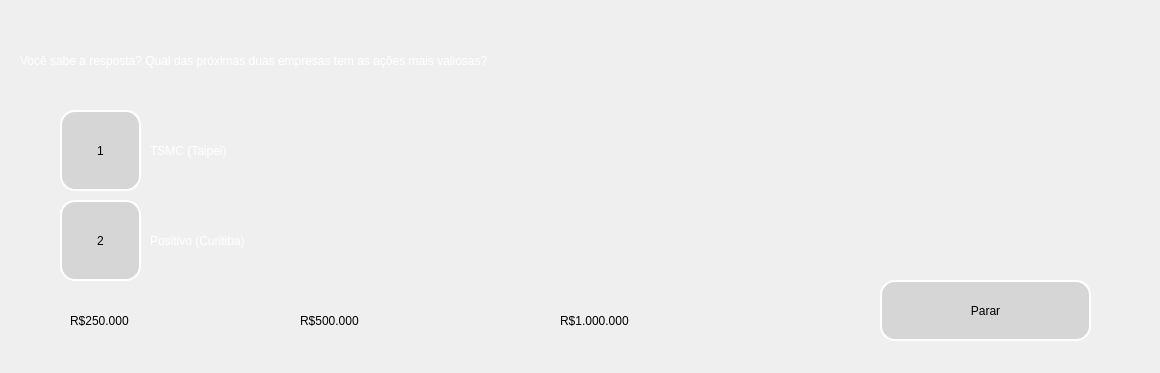
<?xml version="1.0" encoding="UTF-8"?>
<ui version="4.0">
 <class>MainWindow</class>
 <widget class="QMainWindow" name="MainWindow">
  <property name="geometry">
   <rect>
    <x>0</x>
    <y>0</y>
    <width>1160</width>
    <height>373</height>
   </rect>
  </property>
  <property name="minimumSize">
   <size>
    <width>1160</width>
    <height>373</height>
   </size>
  </property>
  <property name="maximumSize">
   <size>
    <width>1160</width>
    <height>373</height>
   </size>
  </property>
  <property name="windowTitle">
   <string>Show do Milhão Finances</string>
  </property>
  <property name="windowIcon">
   <iconset>
    <normaloff>imgs/icone.ico</normaloff>imgs/icone.ico</iconset>
  </property>
  <widget class="QWidget" name="centralwidget">
   <widget class="QLabel" name="label">
    <property name="geometry">
     <rect>
      <x>0</x>
      <y>-80</y>
      <width>1491</width>
      <height>531</height>
     </rect>
    </property>
    <property name="text">
     <string/>
    </property>
    <property name="pixmap">
     <pixmap>imgs/templante pergunta cinco.png</pixmap>
    </property>
   </widget>
   <widget class="QPushButton" name="botaoParar">
    <property name="geometry">
     <rect>
      <x>880</x>
      <y>280</y>
      <width>211</width>
      <height>61</height>
     </rect>
    </property>
    <property name="styleSheet">
     <string notr="true">QPushButton {
background-color: rgb(214, 214, 214);
font: 87 16pt &quot;Arial Black&quot;;
color: black;
border-radius: 15px;
border: 2px solid white;
}

QPushButton:hover {
border: 5px solid red;
color: red;
}

QPushButton:clicked {

}</string>
    </property>
    <property name="text">
     <string>Parar</string>
    </property>
   </widget>
   <widget class="QLabel" name="label_2">
    <property name="geometry">
     <rect>
      <x>20</x>
      <y>20</y>
      <width>631</width>
      <height>81</height>
     </rect>
    </property>
    <property name="styleSheet">
     <string notr="true">QLabel{
font: 87 14pt &quot;Arial Black&quot;;
color: white;
}</string>
    </property>
    <property name="text">
     <string>Você sabe a resposta? Qual das próximas duas empresas tem as ações mais valiosas?</string>
    </property>
    <property name="wordWrap">
     <bool>true</bool>
    </property>
   </widget>
   <widget class="QLabel" name="label_3">
    <property name="geometry">
     <rect>
      <x>150</x>
      <y>120</y>
      <width>521</width>
      <height>61</height>
     </rect>
    </property>
    <property name="styleSheet">
     <string notr="true">QLabel{
font: 87 16pt &quot;Arial Black&quot;;
color: white;
}</string>
    </property>
    <property name="text">
     <string>TSMC (Taipei)</string>
    </property>
    <property name="wordWrap">
     <bool>true</bool>
    </property>
   </widget>
   <widget class="QLabel" name="label_4">
    <property name="geometry">
     <rect>
      <x>150</x>
      <y>210</y>
      <width>521</width>
      <height>61</height>
     </rect>
    </property>
    <property name="styleSheet">
     <string notr="true">QLabel{
font: 87 16pt &quot;Arial Black&quot;;
color: white;
}</string>
    </property>
    <property name="text">
     <string>Positivo (Curitiba)</string>
    </property>
    <property name="wordWrap">
     <bool>true</bool>
    </property>
   </widget>
   <widget class="QPushButton" name="opcaoUm">
    <property name="geometry">
     <rect>
      <x>60</x>
      <y>110</y>
      <width>81</width>
      <height>81</height>
     </rect>
    </property>
    <property name="styleSheet">
     <string notr="true">QPushButton {
background-color: rgb(214, 214, 214);
font: 87 16pt &quot;Arial Black&quot;;
color: black;
border-radius: 15px;
border: 2px solid white;
}

QPushButton:hover {
border: 5px solid green;
color: green;
}

QPushButton:clicked {

}</string>
    </property>
    <property name="text">
     <string>1</string>
    </property>
   </widget>
   <widget class="QPushButton" name="opcaoDois">
    <property name="geometry">
     <rect>
      <x>60</x>
      <y>200</y>
      <width>81</width>
      <height>81</height>
     </rect>
    </property>
    <property name="styleSheet">
     <string notr="true">QPushButton {
background-color: rgb(214, 214, 214);
font: 87 16pt &quot;Arial Black&quot;;
color: black;
border-radius: 15px;
border: 2px solid white;
}

QPushButton:hover {
border: 5px solid green;
color: green;
}

QPushButton:clicked {

}</string>
    </property>
    <property name="text">
     <string>2</string>
    </property>
   </widget>
   <widget class="QLabel" name="label_5">
    <property name="geometry">
     <rect>
      <x>70</x>
      <y>290</y>
      <width>131</width>
      <height>61</height>
     </rect>
    </property>
    <property name="styleSheet">
     <string notr="true">QLabel{
font: 87 14pt &quot;Arial Black&quot;;
color: black;
}</string>
    </property>
    <property name="text">
     <string>R$250.000</string>
    </property>
    <property name="wordWrap">
     <bool>true</bool>
    </property>
   </widget>
   <widget class="QLabel" name="label_6">
    <property name="geometry">
     <rect>
      <x>300</x>
      <y>290</y>
      <width>131</width>
      <height>61</height>
     </rect>
    </property>
    <property name="styleSheet">
     <string notr="true">QLabel{
font: 87 14pt &quot;Arial Black&quot;;
color: black;
}</string>
    </property>
    <property name="text">
     <string>R$500.000</string>
    </property>
    <property name="wordWrap">
     <bool>true</bool>
    </property>
   </widget>
   <widget class="QLabel" name="label_7">
    <property name="geometry">
     <rect>
      <x>560</x>
      <y>290</y>
      <width>151</width>
      <height>61</height>
     </rect>
    </property>
    <property name="styleSheet">
     <string notr="true">QLabel{
font: 87 12pt &quot;Arial Black&quot;;
color: black;
}</string>
    </property>
    <property name="text">
     <string>R$1.000.000</string>
    </property>
    <property name="wordWrap">
     <bool>true</bool>
    </property>
   </widget>
  </widget>
 </widget>
 <resources/>
 <connections/>
</ui>
